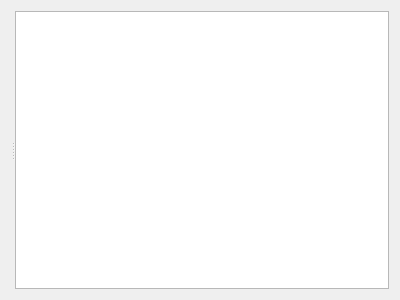
<?xml version="1.0" encoding="UTF-8"?>
<ui version="4.0">
 <class>Ripes::CacheTab</class>
 <widget class="QWidget" name="Ripes::CacheTab">
  <property name="geometry">
   <rect>
    <x>0</x>
    <y>0</y>
    <width>400</width>
    <height>300</height>
   </rect>
  </property>
  <property name="windowTitle">
   <string>Form</string>
  </property>
  <layout class="QGridLayout" name="gridLayout">
   <item row="0" column="0">
    <widget class="QSplitter" name="splitter">
     <property name="orientation">
      <enum>Qt::Horizontal</enum>
     </property>
     <property name="childrenCollapsible">
      <bool>false</bool>
     </property>
     <widget class="QWidget" name="verticalLayoutWidget">
      <layout class="QVBoxLayout" name="verticalLayout">
       <item>
        <layout class="QGridLayout" name="gridLayout_2"/>
       </item>
       <item>
        <widget class="CacheTabWidget" name="cacheTabWidget" native="true"/>
       </item>
      </layout>
     </widget>
     <widget class="CacheView" name="cacheView"/>
    </widget>
   </item>
  </layout>
 </widget>
 <customwidgets>
  <customwidget>
   <class>CacheTabWidget</class>
   <extends>QWidget</extends>
   <header>cachetabwidget.h</header>
   <container>1</container>
  </customwidget>
  <customwidget>
   <class>CacheView</class>
   <extends>QGraphicsView</extends>
   <header>cachesim/cacheview.h</header>
  </customwidget>
 </customwidgets>
 <resources/>
 <connections/>
</ui>
